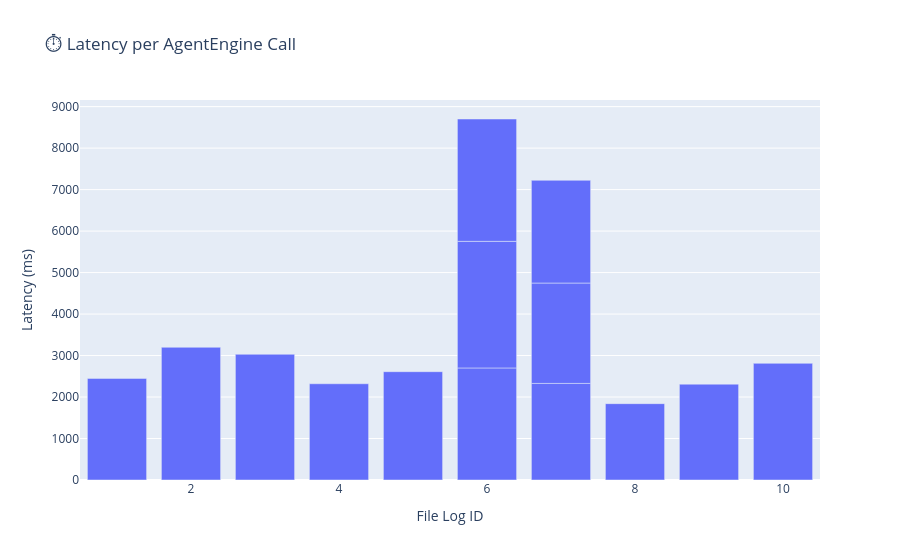

Notebook source saved alongside this figure:
### Code cell
import plotly.express as px

fig_latency = px.bar(
    df_agent,
    x="file_log_id",
    y="latency_ms",
    hover_data=["timestamp", "run_id"],
    title="⏱️ Latency per AgentEngine Call",
    labels={"file_log_id": "File Log ID", "latency_ms": "Latency (ms)"}
)
fig_latency.show()

### Figure 1 — Plotly figure (JSON) as saved in the notebook; plotly's stock layout.template omitted (floating-point values rounded to 4 significant figures)
{"data": [{"customdata": [["2025-06-15 20:27:30.219317+00:00", "b6e28c43-19e8-401b-896b-07254788cafc"], ["2025-06-15 20:27:42.711238+00:00", "9c3a3a5d-d4d4-479e-bf2f-9c8a883967b9"], ["2025-06-15 20:27:58.207176+00:00", "462944ad-3ba8-47c7-ba6c-683af35827da"], ["2025-06-15 20:28:12.060642+00:00", "0e4f34a7-4603-41e1-a351-7a4e3cac2bc9"], ["2025-06-15 20:28:25.512653+00:00", "455f29d4-a2c6-494c-a3fc-0d4c6f2b4a59"], ["2025-06-15 20:28:39.561902+00:00", "f1a75322-9660-4998-94b6-1bda8ca15eb4"], ["2025-06-15 20:28:47.597991+00:00", "3946d356-ee30-49f7-99ea-70d39e463bdb"], ["2025-06-15 20:28:55.710903+00:00", "e8772364-b56c-440d-859d-1b6a9610079f"], ["2025-06-15 20:29:07.098699+00:00", "67a81bc6-c9d2-4166-a6bd-b4d8de912bb5"], ["2025-06-15 20:29:14.346523+00:00", "686a098c-34a0-464f-8190-39f482306a1f"], ["2025-06-15 20:29:21.551246+00:00", "1b082a41-99c1-4b37-aecb-0320b4df4b8e"], ["2025-06-15 20:29:31.592631+00:00", "4a62cdb0-6cc2-4f70-bc01-82d2ce039247"], ["2025-06-15 20:29:43.452388+00:00", "76684bc4-d1c8-4d87-b561-2131876153dd"], ["2025-06-15 20:29:55.931728+00:00", "072b09e9-1f70-407d-ab82-eb5c16bab2ed"]], "hovertemplate": "File Log ID=%{x}<br>Latency (ms)=%{y}<br>timestamp=%{customdata[0]}<br>run_id=%{customdata[1]}<extra></extra>", "legendgroup": "", "marker": {"color": "#636efa", "pattern": {"shape": ""}}, "name": "", "orientation": "v", "showlegend": false, "textposition": "auto", "type": "bar", "x": [1, 2, 3, 4, 5, 6, 6, 6, 7, 7, 7, 8, 9, 10], "xaxis": "x", "y": [2449, 3199, 3030, 2320, 2611, 2701, 3052, 2949, 2328, 2420, 2476, 1840, 2310, 2812], "yaxis": "y"}], "layout": {"barmode": "relative", "legend": {"tracegroupgap": 0}, "title": {"text": "⏱️ Latency per AgentEngine Call"}, "xaxis": {"anchor": "y", "domain": [0, 1], "title": {"text": "File Log ID"}}, "yaxis": {"anchor": "x", "domain": [0, 1], "title": {"text": "Latency (ms)"}}}}
